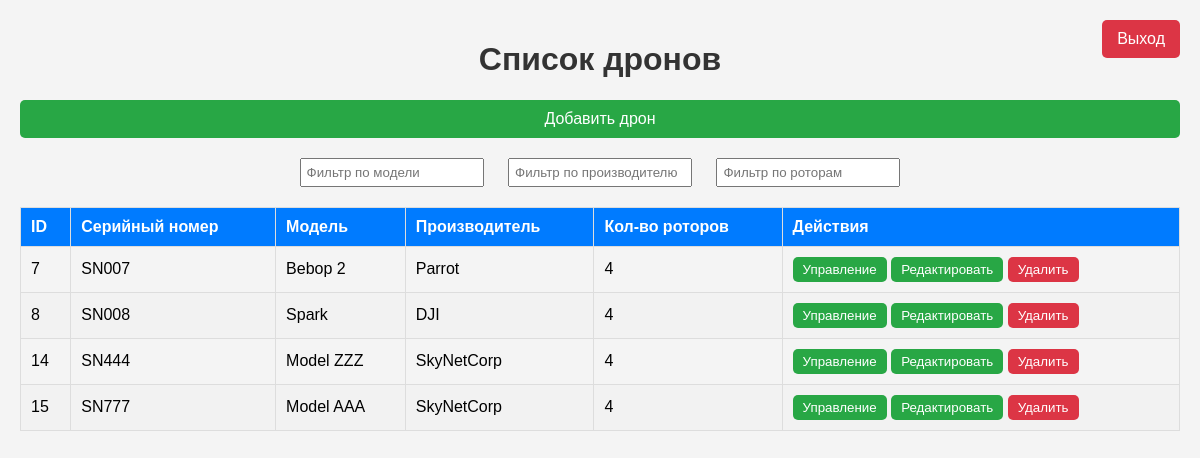
Screenshot of /drones (signed in) with the database file from the repository.
### tables this page shows
CREATE TABLE tbl_drones (
    id INTEGER PRIMARY KEY AUTOINCREMENT,
    serial_number TEXT UNIQUE NOT NULL,
    max_altitude INTEGER,
    max_speed INTEGER,
    max_flight_time INTEGER,
    max_flight_dist INTEGER,
    payload INTEGER,
    model TEXT NOT NULL,
    manufacturer TEXT NOT NULL,
    battery_capacity INTEGER,
    n_rotors INTEGER,
    purchase_date DATE,
    year INTEGER
);

### flask_server.py (the view)
@app.route('/drones', methods=['GET'])
@log_execution_time
def list_drones():
    token = session.get('token')
    result = check_session_token(token)
    if isinstance(result, str):
        with DBConnectionManager(factory, path_to_db='prod.db') as conn:
            drone_repository = SQLiteIDroneRepository(conn)
            drones = drone_repository.get_drones_with_id(order_by='id')
            return render_template('list_drones.html', drones=drones)
    return result

### db_modules.py (called while the page is built)
    def get_drones(self, order_by: str):
        query_builder = QueryBuilder()
        query = query_builder.select("tbl_drones", order_by, ",".join(Drone.tbl_drones_cols)).build()
        cursor = self.conn.cursor()
        cursor.execute(query, query_builder.get_params())
        return cursor.fetchall()

    def connect(self, path_to_db: str):
        logging.info('Работаем с БД SQLite')
        try:
            conn = sqlite3.connect(path_to_db)
            logging.info(f"Подключение к БД установлено")
            return conn
        except sqlite3.Error as e:
            logging.warning(f"Ошибка подключения: {e}")
            return None

    def get_drones_with_id(self, order_by: str):
        drones = []
        list_drones_values = self.mapper.get_drones(order_by)
        for drone_values in list_drones_values:
            drone_dict = dict(zip(Drone.tbl_drones_cols, drone_values))
            drones.append(Drone(**drone_dict))
        return drones

    def select(self, table: str, order_by, columns="*"):
        self.__query_parts["SELECT"] = f"SELECT {columns}"
        self.__query_parts["FROM"] = f"FROM {table}"
        self.__query_parts["ORDER BY"] = f"ORDER BY {order_by}"
        return self

    def get_params(self):
        return self.__params

    def build(self):
        query = ""
        if "INSERT INTO" in self.__query_parts:
            query = self.__query_parts["INSERT INTO"]
        if "SELECT" in self.__query_parts:
            query = f'{self.__query_parts["SELECT"]} {self.__query_parts["FROM"]} '
        if "DELETE" in self.__query_parts:
            query = f'{self.__query_parts["DELETE"]} '
        if "UPDATE" in self.__query_parts:
            query = f'{self.__query_parts["UPDATE"]} '
        if "WHERE" in self.__query_parts:
            query += f'{self.__query_parts["WHERE"]} '
        if "ORDER BY" in self.__query_parts:
            query += self.__query_parts["ORDER BY"]
        return query

    def __enter__(self):
        self.__connection = self.__db_factory.connect(self.__path_to_db)
        return self.__connection

    def __exit__(self, exc_type, exc_val, exc_tb):
        if self.__connection:
            self.__connection.close()
            logging.info("Соединение с БД закрыто.")

### templates/list_drones.html (shortened to what this page needs)
<!DOCTYPE html>
<html lang="ru">
<head>
</head>
<body>
    <a href="{{ url_for('logout') }}" class="logout-button">Выход</a>
    <h1>Список дронов</h1>
    <a href="{{ url_for('add_drone') }}" class="add-drone-button">Добавить дрон</a>
<div class="filter-container">
    <input type="text" id="modelFilter" placeholder="Фильтр по модели" onkeyup="filterTable()">
    <input type="text" id="manufacturerFilter" placeholder="Фильтр по производителю" onkeyup="filterTable()">
    <input type="number" id="motorsFilter" placeholder="Фильтр по роторам" onkeyup="filterTable()">
</div>
<table id="droneTable">
    <thead>
        <tr>
            <th onclick="sortTable(0)">ID</th>
            <th onclick="sortTable(1)">Серийный номер</th>
            <th onclick="sortTable(2)">Модель</th>
            <th onclick="sortTable(3)">Производитель</th>
            <th onclick="sortTable(4)">Кол-во роторов</th>
            <th>Действия</th>
        </tr>
    </thead>
    <tbody>
        {% for drone in drones %}
        <tr>
            <td>{{ drone.id }}</td>
            <td>{{ drone.serial_number }}</td>
            <td>{{ drone.model }}</td>
            <td>{{ drone.manufacturer }}</td>
            <td>{{ drone.n_rotors }}</td>
            <td>
                <form action="{{ url_for('control_drone', drone_id=drone.id) }}" method="POST">
                    <button class="btn btn-success mx-2">Управление</button>
                </form>
                <form action="{{ url_for('update_drone', drone_id=drone.id) }}" method="GET">
                    <button type="submit">Редактировать</button>
                </form>
                <form action="{{ url_for('delete_drone', drone_id=drone.id) }}" method="POST" onsubmit="return confirmDelete()">
                    <button type="submit" class="delete-button">Удалить</button>
                </form>
            </td>
        </tr>
        {% endfor %}
    </tbody>
</table>

### templates/list_drones.html (style rules this page uses)
body { font-family: Arial, sans-serif; background-color: #f4f4f4; margin: 0; padding: 20px; }
h1 { text-align: center; color: #333; }
.logout-button { position: absolute; top: 20px; right: 20px; background-color: #dc3545; color: white; padding: 10px 15px; text-decoration: none; border-radius: 5px; }
.add-drone-button { display: block; text-align: center; margin-bottom: 20px; background-color: #28a745; color: white; padding: 10px 15px; text-decoration: none; border-radius: 5px; }
table { width: 100%; border-collapse: collapse; margin-top: 20px; }
th, td { padding: 10px; text-align: left; border: 1px solid #ddd; }
th { background-color: #007BFF; color: white; cursor: pointer; }
tr:nth-child(even) { background-color: #f2f2f2; }
button { background-color: #28a745; color: white; border: none; padding: 5px 10px; border-radius: 5px; cursor: pointer; }
.delete-button { background-color: #dc3545; }
form { display: inline; }
.filter-container { margin-bottom: 20px; text-align: center; }
.filter-container input, .filter-container select { margin: 0 10px; padding: 5px; width: 170px; max-width: 100%; }

### rows the page displays
tbl_drones: id "7", serial_number "SN007", model "Bebop 2", manufacturer "Parrot", n_rotors "4"
tbl_drones: id "8", serial_number "SN008", model "Spark", manufacturer "DJI", n_rotors "4"
tbl_drones: id "14", serial_number "SN444", model "Model ZZZ", manufacturer "SkyNetCorp", n_rotors "4"
tbl_drones: id "15", serial_number "SN777", model "Model AAA", manufacturer "SkyNetCorp", n_rotors "4"
